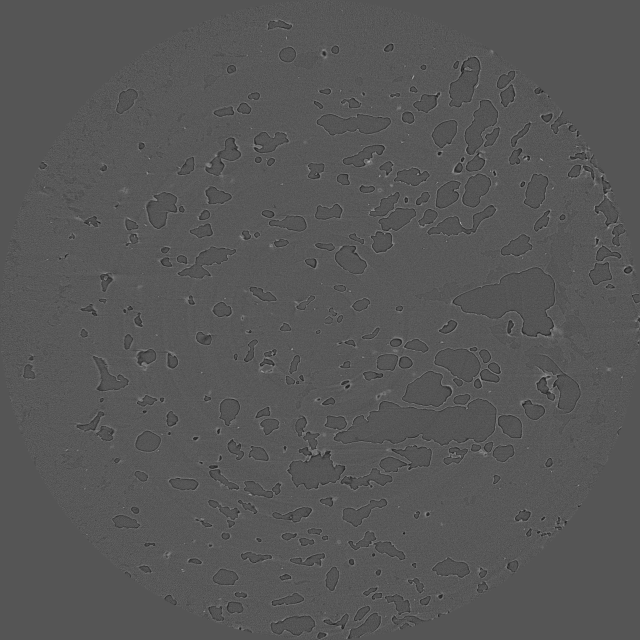
#> input picture sample_data.tiff, 1280 x 1280 px (shown at 1/2 size)
$ python unsupe-kmeans.py sample_data.tiff
#> lines starting #> are read from the running program, lines starting #| are printed output that depends on the picture
import numpy as np
import matplotlib.pyplot as plt
import skimage
import sklearn
import pathlib
import pims
import skimage.filters
import sklearn.preprocessing
from sklearn.cluster import KMeans
from scipy.ndimage.filters import gaussian_filter
from sklearn.feature_extraction import grid_to_graph
from sklearn.cluster import AgglomerativeClustering
import skimage.exposure
from skimage.morphology import disk
from skimage.transform import rescale
import argparse

parser = argparse.ArgumentParser()
parser.add_argument("image", help="path to the image you want segmented")
args = parser.parse_args()
image = plt.imread(args.image)
#> image is the input picture: shape (1280, 1280); min 15, max 213, mean 86.5


#masks = pims.open('./data/*.png')
#image = plt.imread('./data/meat-label.png')
#display images so we know we have the right mask

#lines = [plt.imshow(im) for im in masks[::-1]]


#convert rgb to bw (image is already bw, so just converting it makes things simpler)
radius = 200
image = skimage.color.rgb2gray(image)
image_sm = rescale(gaussian_filter(image, sigma = 2), .02, mode = 'reflect', anti_aliasing=False, multichannel = False)
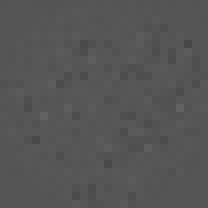
#> image_sm: shape (26, 26) float64 (shown 8 times larger); min 0.28, max 0.387, mean 0.336
# [14 lines of commented-out code are left out]
intensity_feature = image_sm.ravel()
#> intensity_feature = 676 values, max 0.387 at index 360, min 0.28 at index 153, mean 0.336
#first, create design matrix

design = np.c_[intensity_feature]
#> design has the same summary as intensity_feature
#design_norm = scaler.fit_transform(design)

#load kmeans

#kmeans = KMeans(n_clusters = 4, random_state = 42).fit(design)
#result = kmeans.labels_.reshape(image.shape[0], image.shape[1])
#plt.imshow(result, cmap = 'viridis')
#

#it did a shitty job clustering. I think it's triggering on the gradient too much. Try clustering on the single intensity feature

design_norm_1 = design
#> design_norm_1 has the same summary as intensity_feature
kmeans_1 = KMeans(n_clusters = 4, random_state = 42).fit(design_norm_1)
result = kmeans_1.labels_.reshape(image_sm.shape[0], image_sm.shape[1])
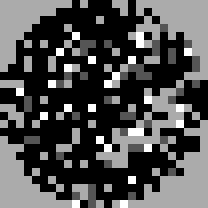
#> result: shape (26, 26) int32 (shown 8 times larger); min 0, max 3, mean 0.941; drawn with min black and max white
plt.imsave('/data/out/seg-out.png', result)
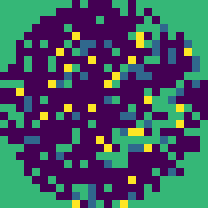
#> saved as seg-out.png: shape (26, 26, 3) (shown 8 times larger); mean R, G, B 68.1, 85.7, 99.6
# [13 lines of commented-out code are left out]
